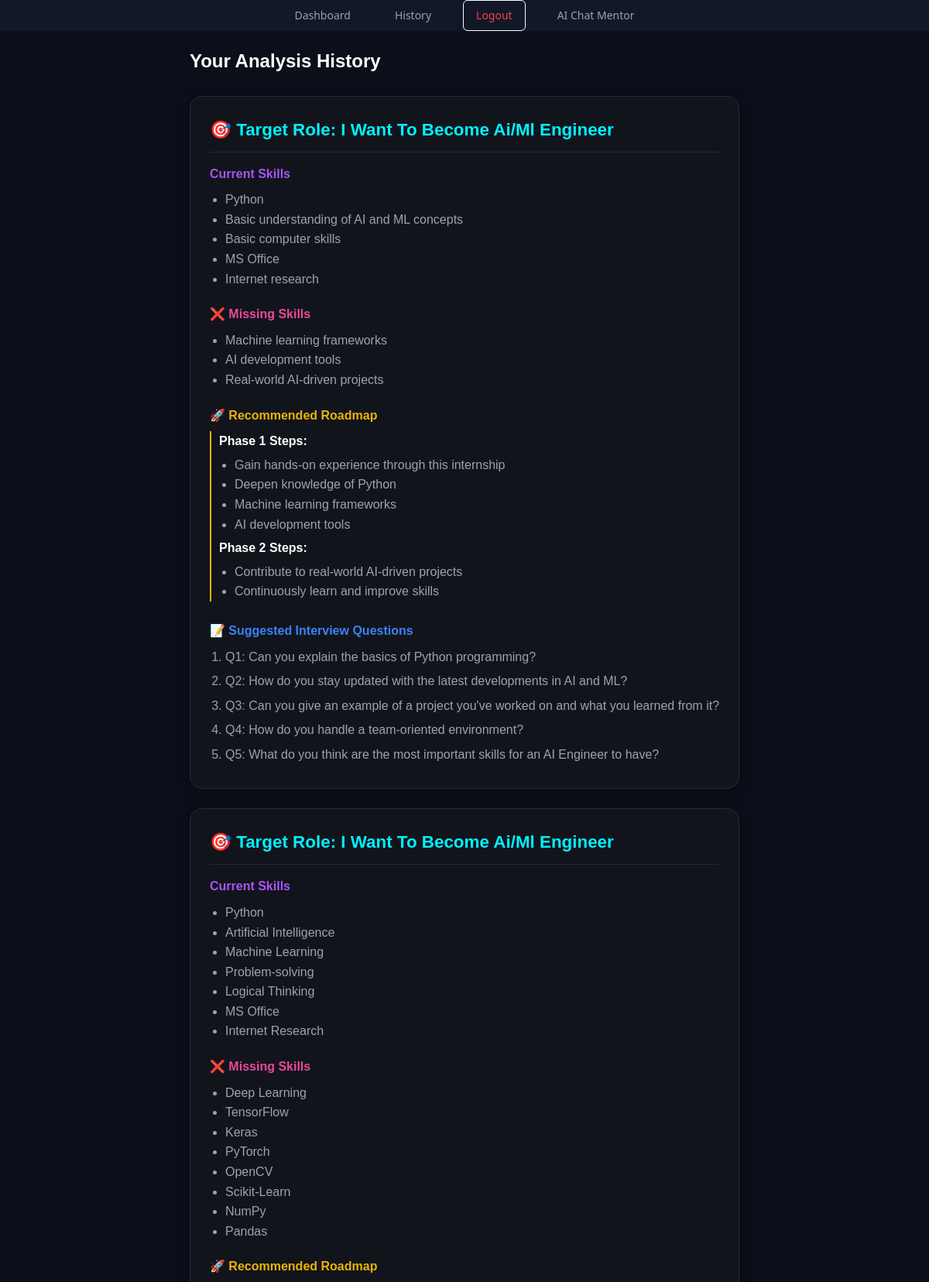
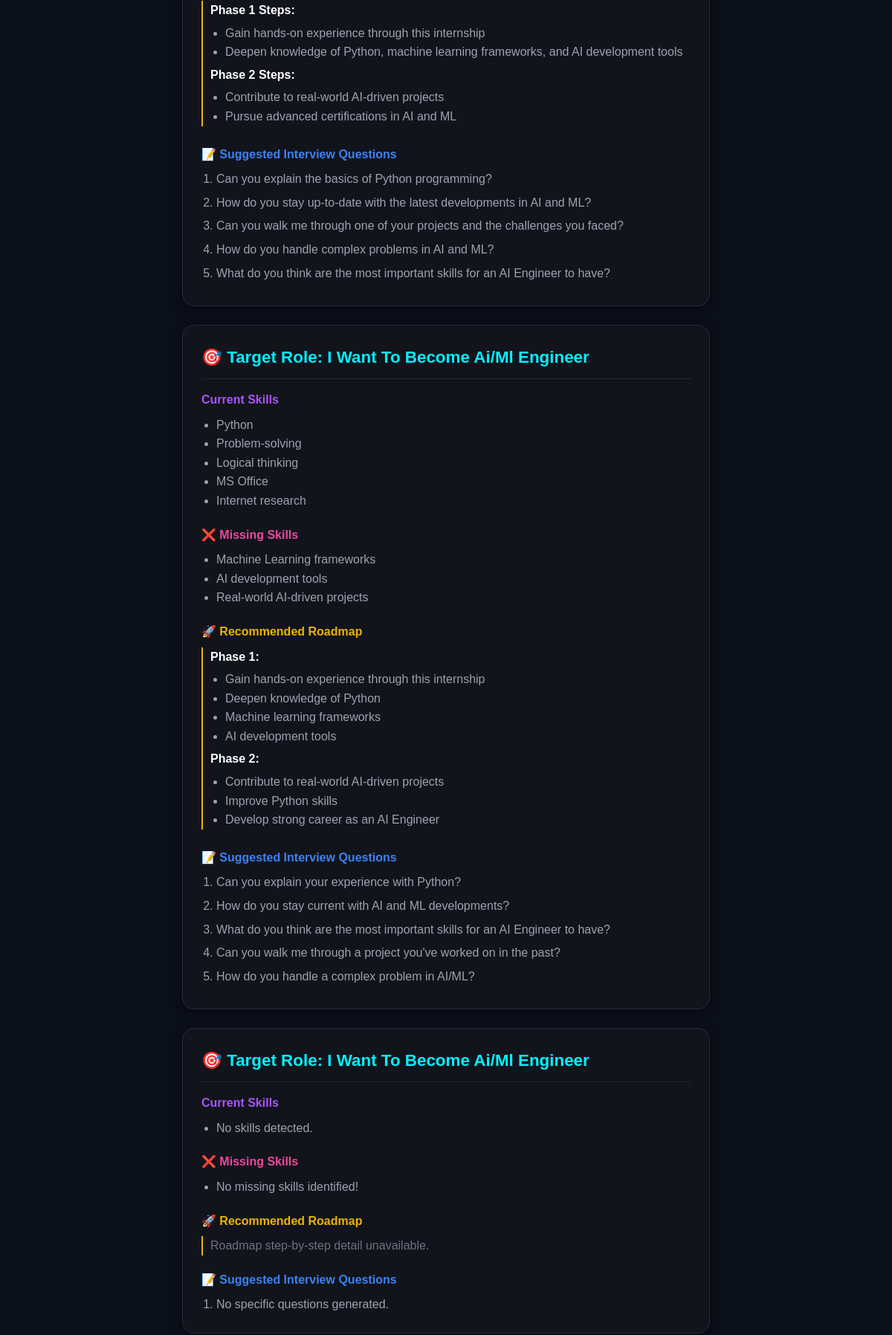
The app's page /history (signed in, upper part) with its own data (2 pictures, top to bottom).
### app/models.py (models this page shows)
class Report(Base):
    __tablename__ = "reports"
    id = Column(Integer, primary_key=True)
    user_id = Column(Integer, ForeignKey("users.id"))
    resume = Column(Text, nullable=False)
    role = Column(String(100), nullable=False)
    result = Column(Text, nullable=False)

### app/app.py (the view)
@app.route("/history")
def history():
    if "user" not in session:
        return redirect("/login")
    db = sessionLocal()
    user = db.query(User).filter_by(email=session["user"]).first()
    raw_reports = db.query(Report).filter_by(user_id=user.id).all()
    db.close()
    reports_data = []
    for report in raw_reports:
        try:
            parsed_result = json.loads(report.result)
        except Exception:
            parsed_result = {"skills": [], "missing_skills": [], "roadmap": {}, "interview_questions": []}
        reports_data.append({
            "role": report.role,
            "data": parsed_result
        })
    return render_template('history.html', reports=reports_data)

### app/templates/history.html
{% extends "base.html" %}
{% block content %}
<div class="history-container" style="padding: 20px; max-width: 850px; margin: 0 auto; font-family: 'Poppins', sans-serif;">
    <h2 style="color: #ffffff; margin-bottom: 25px; font-weight: 600;">Your Analysis History</h2>
    {% for report in reports %}
        <div style="border: 1px solid #2e2640; padding: 25px; margin-bottom: 25px; background: #12141c; border-radius: 16px; box-shadow: 0 4px 15px rgba(0,0,0,0.4);">
            <h3 style="color: #00f2fe; margin-top: 0; font-size: 1.4rem; text-transform: capitalize; border-bottom: 1px solid #242836; padding-bottom: 10px;">
                🎯 Target Role: {{ report.role }}
            </h3>
            <div style="display: flex; flex-direction: column; gap: 20px; margin-top: 15px;">
                <div>
                    <h4 style="color: #a855f7; margin: 0 0 8px 0;"> Current Skills</h4>
                    <ul style="margin: 0; padding-left: 20px; color: #9ca3af; line-height: 1.6;">
                        {% for skill in report.data.get('skills', []) %}
                            <li>{{ skill }}</li>
                        {% else %}
                            <li>No skills detected.</li>
                        {% endfor %}
                    </ul>
                </div>
                <div>
                    <h4 style="color: #ec4899; margin: 0 0 8px 0;">❌ Missing Skills</h4>
                    <ul style="margin: 0; padding-left: 20px; color: #9ca3af; line-height: 1.6;">
                        {% for m_skill in report.data.get('missing_skills', []) %}
                            <li>{{ m_skill }}</li>
                        {% else %}
                            <li>No missing skills identified!</li>
                        {% endfor %}
                    </ul>
                </div>
                <div>
                    <h4 style="color: #eab308; margin: 0 0 8px 0;">🚀 Recommended Roadmap</h4>
                    <div style="padding-left: 10px; border-left: 2px solid #eab308; margin-top: 5px;">
                        {% if report.data.get('roadmap') is mapping %}
                            {% for phase, steps in report.data.get('roadmap', {}).items() %}
                                <strong style="color: #ffffff; text-transform: capitalize; display: block; margin-top: 5px;">{{ phase }}:</strong>
                                <ul style="margin: 5px 0; padding-left: 20px; color: #9ca3af;">
                                    {% for step in steps %}
                                        <li>{{ step }}</li>
                                    {% endfor %}
                                </ul>
                            {% endfor %}
                        {% else %}
                            <p style="color: #6b7280; margin: 0;">Roadmap step-by-step detail unavailable.</p>
                        {% endif %}
                    </div>
                </div>
                <div>
                    <h4 style="color: #3b82f6; margin: 0 0 8px 0;">📝 Suggested Interview Questions</h4>
                    <ol style="margin: 0; padding-left: 20px; color: #9ca3af; line-height: 1.6;">
                        {% for q in report.data.get('interview_questions', []) %}
                            <li style="margin-bottom: 6px;">{{ q }}</li>
                        {% else %}
                            <li>No specific questions generated.</li>
                        {% endfor %}
                    </ol>
                </div>
            </div>
        </div>
    {% else %}
        <p style="color: #6b7280; text-align: center;">No history found yet. Go to Dashboard to analyze your resume!</p>
    {% endfor %}
</div>
{% endblock %}

### app/templates/base.html (shortened to what this page needs)
<!DOCTYPE html>
<html lang="en">
<head>
   <link rel="stylesheet" href="{{ url_for('static', filename='style.css') }}">
</head>
<body>
    <header>
        <div class="container">
            <nav>
                <a href="/dashboard">Dashboard</a>
                <a href="/history">History</a>
                <a href="/logout">Logout</a>
                <a href="/chat">AI Chat Mentor </a>
            </nav>
        </div>
    </header>
<main class="div container">
    {% block content %}
    {% endblock %}
</main>
</body>
</html>

### app/static/style.css (style rules this page uses)
:root { --bg-main: #0B0F19; --bg-surface: #151B2C; --bg-surface-glow: #1E263E; --color-text: #E2E8F0; --color-muted: #94A3B8; --color-heading: #FFFFFF; --accent-primary: #38BDF8; --accent-primary-dark: #0284C7; --accent-secondary: #8B5CF6; --accent-emerald: #10B981; --accent-crimson: #EF4444; --accent-primary-glow: rgba(56, 189, 248, 0.15); --accent-emerald-glow: rgba(16, 185, 129, 0.12); --accent-secondary-glow: rgba(139, 92, 246, 0.12); --border-color: rgba(255, 255, 255, 0.08); --radius-lg: 16px; --radius-md: 10px; --shadow-main: 0 10px 30px -10px rgba(0, 0, 0, 0.7); --font-stack: 'Plus Jakarta Sans', system-ui, -apple-system, sans-serif; }
* { margin: 0; padding: 0; box-sizing: border-box; }
body { background-color: var(--bg-main); color: var(--color-text); font-family: var(--font-stack); line-height: 1.6; min-height: 100vh; display: flex; flex-direction: column; }
.container { width: 100%; max-width: 1200px; margin: 0 auto; padding: 0 24px; }
main { flex: 1; display: flex; flex-direction: column; padding-top: 40px; padding-bottom: 60px; }
header { background-color: rgba(21, 27, 44, 0.85); backdrop-filter: blur(12px); border-bottom: 1px solid var(--bordercolor); position: sticky; top: 0; z-index: 100; }
header nav { display: flex; align-items: center; justify-content: center; gap: 25px; width: 100%; padding: 0 24px; }
header nav a { color: var(--color-muted); text-decoration: none; font-size: 14px; font-weight: 500; padding: 8px 16px; border-radius: 6px; transition: all 0.25s ease; }
header nav a.btn-logout, header nav a[href*="logout"], header nav a[href*="Logout"] { border: 1px solid rgb(255, 255, 255); color: var(--accent-crimson); }

### records on screen
Report: role "I Want To Become Ai/Ml Engineer", skill "Python" "Basic understanding of AI and ML concepts" "Basic computer skills" "MS Office" "Internet research", m_skill "Machine learning frameworks" "AI development tools" "Real-world AI-driven projects", items "Phase 1 Steps" "Phase 2 Steps", steps "Gain hands-on experience through this internship" "Deepen knowledge of Python" "Machine learning frameworks" "AI development tools" "Contribute to real-world AI-driven projects" "Continuously learn and improve skills", q "Q1: Can you explain the basics of Python programming?" "Q2: How do you stay updated with the latest developments in AI and ML?" "Q3: Can you give an example of a project you've worked on and what you learned from it?" "Q4: How do you handle a team-oriented environment?" "Q5: What do you think are the most important skills for an AI Engineer to have?"
Report: role "I Want To Become Ai/Ml Engineer", skill "Python" "Artificial Intelligence" "Machine Learning" "Problem-solving" "Logical Thinking" "MS Office" "Internet Research", m_skill "Deep Learning" "TensorFlow" "Keras" "PyTorch" "OpenCV" "Scikit-Learn" "NumPy" "Pandas", items "Phase 1 Steps" "Phase 2 Steps", steps "Gain hands-on experience through this internship" "Deepen knowledge of Python, machine learning frameworks, and AI development tools" "Contribute to real-world AI-driven projects" "Pursue advanced certifications in AI and ML", q "Can you explain the basics of Python programming?" "How do you stay up-to-date with the latest developments in AI and ML?" "Can you walk me through one of your projects and the challenges you faced?" "How do you handle complex problems in AI and ML?" "What do you think are the most important skills for an AI Engineer to have?"
Report: role "I Want To Become Ai/Ml Engineer", skill "Python" "Problem-solving" "Logical thinking" "MS Office" "Internet research", m_skill "Machine Learning frameworks" "AI development tools" "Real-world AI-driven projects", items "Phase 1" "Phase 2", steps "Gain hands-on experience through this internship" "Deepen knowledge of Python" "Machine learning frameworks" "AI development tools" "Contribute to real-world AI-driven projects" "Improve Python skills" "Develop strong career as an AI Engineer", q "Can you explain your experience with Python?" "How do you stay current with AI and ML developments?" "What do you think are the most important skills for an AI Engineer to have?" "Can you walk me through a project you've worked on in the past?" "How do you handle a complex problem in AI/ML?"
Report: role "I Want To Become Ai/Ml Engineer", shows "Roadmap step-by-step detail unavailable."
